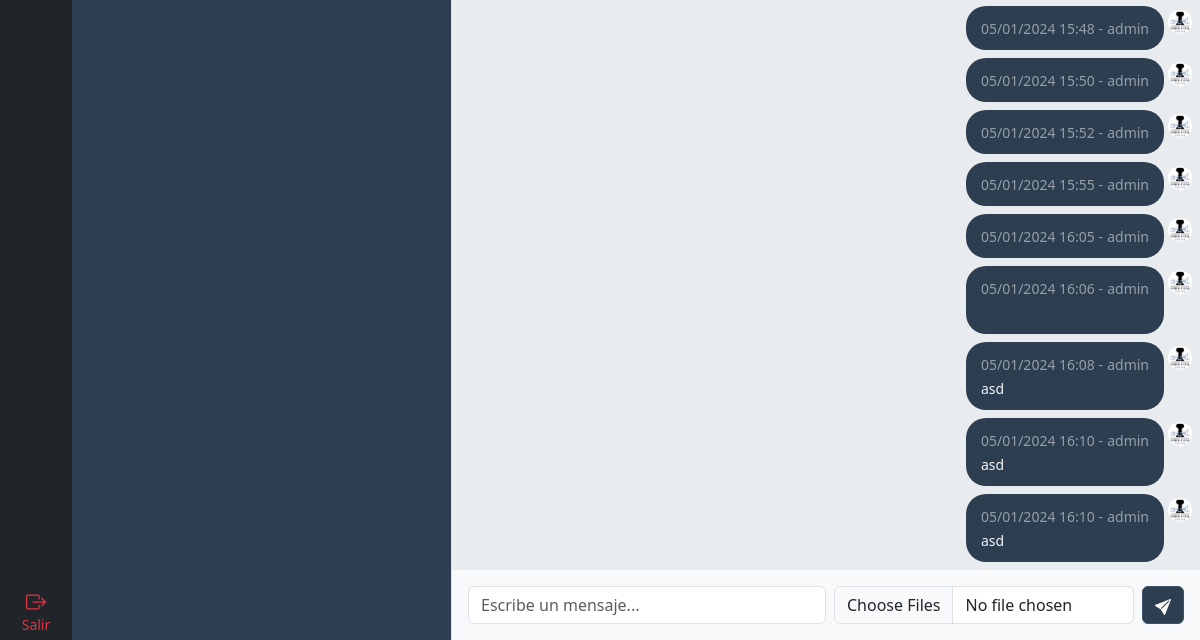
The app's page /contacto/chat/1/ (signed in, lower part), older data.
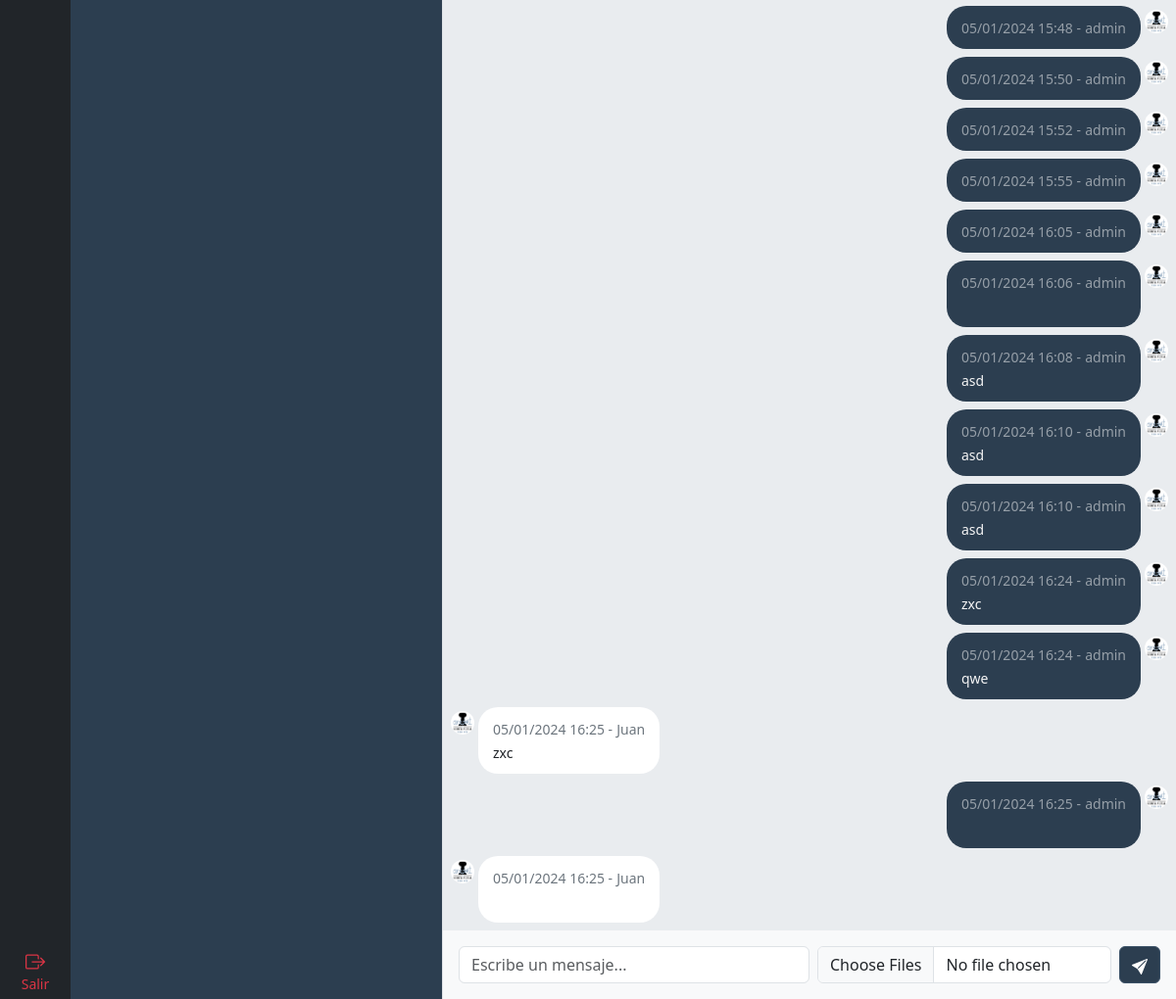
The same page, newer data.
### chat/models.py (models this page shows, shortened)
class Mensaje(models.Model):
    contacto_integracion = models.ForeignKey(ContactoIntegracion, related_name='mensajes', on_delete=models.CASCADE)
    usuario = models.ForeignKey(User, related_name='mensajes', on_delete=models.CASCADE, null=True)
    contenido = models.TextField()
    id_integracion = models.CharField(max_length=25, null=True, blank=True)  # ID del mensaje de la integración para citarlo
    recibido = models.DateTimeField(null=True)  # Verificar con la API
    leido = models.DateTimeField(null=True)  # Verificar con la API
    fecha_hora = models.DateTimeField(auto_now_add=True)
    class Meta:
        ordering = ('fecha_hora',)
        verbose_name_plural = 'Mensajes'

class Contacto(models.Model):
    nombre = models.CharField(max_length=100, null=True)
    apellido = models.CharField(max_length=100, null=True)
    dni = models.CharField(max_length=11, null=True)
    telefono = models.CharField(max_length=30)
    email = models.EmailField(max_length=60, null=True)
    empresa = models.CharField(max_length=100, null=True)
    nro_socio = models.PositiveIntegerField(null=True)

### chat/views.py (the view)
# urls.py: path('chat/<int:id>/', views.chat, name='chat'),
@login_required
def chat(request, id):
    contacto = get_object_or_404(Contacto.objects.prefetch_related('contacto_integraciones__integracion'), id=id)
    contacto_integracion = contacto.contacto_integraciones.first()
    integracion = contacto_integracion.integracion.nombre
    contacto_tarea = contacto_integracion.contacto_tareas.first()
    sector_tarea = contacto_tarea.sector_tarea
    sectores = Sector.objects.prefetch_related('sectortarea_set').all()
    contacto_mensajes = Mensaje.objects.filter(contacto_integracion__contacto=contacto)  # Ver cómo manejar esto si hay muchos mensajes
    contactos = Contacto.objects.annotate(
        last_message_content=Subquery(
            Mensaje.objects.filter(contacto_integracion=OuterRef('pk')).values('contenido').order_by('-fecha_hora')[:1]
        ),
        last_message_date=Subquery(
            Mensaje.objects.filter(contacto_integracion=OuterRef('pk')).values('fecha_hora').order_by('-fecha_hora')[:1]
        ),
        last_message_user=Subquery(
            Mensaje.objects.filter(contacto_integracion=OuterRef('pk')).values('usuario__username').order_by('-fecha_hora')[:1]
        )
    )
    context = {
        'contacto': contacto,
        'contacto_mensajes': contacto_mensajes,
        'contactos': contactos,
        'integracion': integracion,
        'sector_tarea': sector_tarea,
        'embudos': sectores,
        'usuario_asignado': contacto_tarea.usuario,
        'debug': DEBUG
    }
    if re.search('/contacto/chat-dev/', request.path):  # Para Tests
        return render(request, 'chat/chatsdev.html', context)
    else:
        return render(request, 'chat/detalle_chat.html', context)

### chat/models.py (called while the page is built)
    def __str__(self):
        return self.nombre

    def __str__(self):
        return f'{self.sector} - {self.nombre}'

### templates/chat/detalle_chat.html (shortened to what this page needs)
{% extends 'base.html' %}
{% load static %}
{% load humanize %}
{% block content %}
{% include 'navbar.html' %}
  <div class="d-flex flex-column align-items-stretch flex-shrink-0 bg-union border-end" style="width: 380px;">
    <div id="room-list" class="list-group list-group-flush h-100">
    </div>
  </div>
  {% if contacto_mensajes %}
    {% include 'chat/components/caja_chat.html' %}
  {% else %}
    <div class="flex-grow-1 d-flex align-items-center justify-content-center bg-body-tertiary">
      <p class="text-secondary">Seleccione un chat para enviar mensajes</p>
    </div>
  {% endif %}
{% endblock %}

### templates/chat/components/caja_chat_mensaje_der.html (shortened to what this page needs)
{% load static %}
<div style="max-width: 60%;" class="align-self-end d-flex flex-column">
    <div class="d-flex flex-row-reverse gap-1 ">
        <img src="{% static 'img/logo.png' %}" alt="" width="24" height="24" class="mt-1 rounded-circle">
        <div class="bg-union caja-mensaje-chat">
            <div>
                <small class="text-white-50">{{ mensaje.fecha_hora|date:"d/m/Y" }} {{ mensaje.fecha_hora|time:"H:i" }} -</small>
                <small class="text-white-50">
                    {% if mensaje.usuario %}
                        {{ mensaje.usuario }}
                    {% else %}
                        {{ contacto.nombre }}
                    {% endif %}
                </small>
            </div>
            <div>
            </div>
            <small>{{ mensaje.contenido }}</small>
        </div>
    </div>
</div>

### templates/chat/components/caja_chat_mensaje_izq.html (shortened to what this page needs)
{% load static %}
<div style="max-width: 60%;" class="align-self-start d-flex flex-column">
    <div class="d-flex gap-1 ">
        <img src="{% static 'img/logo.png' %}" alt="" width="24" height="24" class="mt-1 rounded-circle">
        <div class="bg-white caja-mensaje-chat">
            <div>
                <small class="text-secondary">{{ mensaje.fecha_hora|date:"d/m/Y" }} {{ mensaje.fecha_hora|time:"H:i" }} -</small>
                <small class="text-secondary">
                    {% if mensaje.usuario %}
                        {{ mensaje.usuario }}
                    {% else %}
                        {{ contacto.nombre }}
                    {% endif %}
                </small>
            </div>
            <div>
            </div>
            <small>{{ mensaje.contenido }}</small>
        </div>
    </div>
</div>

Row changes from the older to the newer data that the page shows:
added Mensaje: fecha_hora "05/01/2024", fecha_hora "16:24", usuario "admin", contenido "zxc"
added Mensaje: fecha_hora "05/01/2024", fecha_hora "16:24", usuario "admin", contenido "qwe"
added Mensaje: fecha_hora "05/01/2024", fecha_hora "16:25", contenido "zxc"
now on this page (row unchanged): Contacto: nombre "Juan"
added Mensaje: fecha_hora "05/01/2024", fecha_hora "16:25", usuario "admin"
added Mensaje: fecha_hora "05/01/2024", fecha_hora "16:25"
